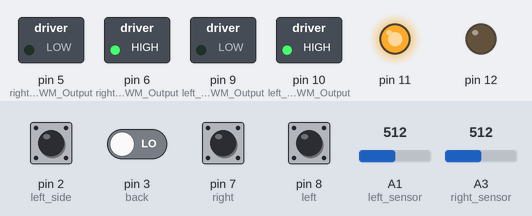
Recording of a sketch running on a simulated Arduino Uno, built with avr-gcc and run on an emulated ATmega328P. Shown: switched loads named in the sketch (green lamp = pin HIGH), output pins drawn as LEDs (lit = HIGH). The inputs (shaded band) are chosen by the test bench; at power-on: pin 7 (right), pin 8 (left) HIGH, pin 2 (left_side), pin 3 (back) LOW, A1 (left_sensor) = 512, A3 (right_sensor) = 512. What the sketch prints to the serial monitor is not drawn.

Above: at 1.2 s.
1.3 s: pin 7 (right) pulled LOW for 1 s
At 1.7 s:
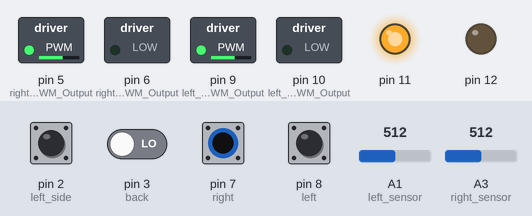
3.8 s: pin 3 (back) driven HIGH
At 5.0 s:
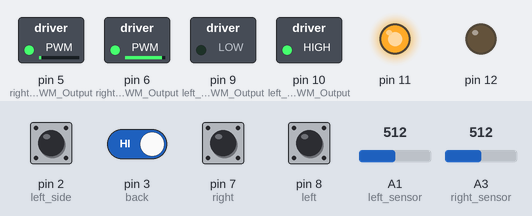
5.3 s: pin 8 (left) pulled LOW for 0.15 s
6.9 s: pin 3 (back) driven LOW
Timing chart, 0 to 9.4 s (numbered marks = the images above; inputs shaded):
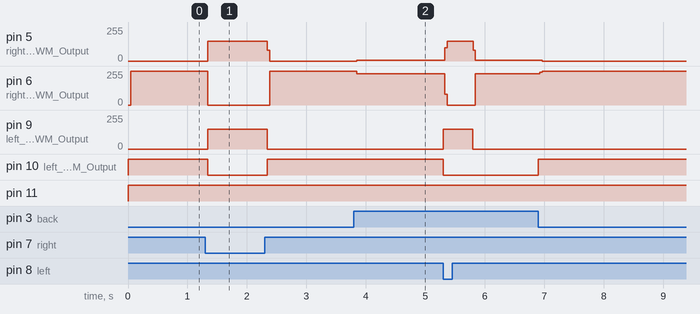

The sketch:

main.ino
```cpp
// EDGE SENSOR
#define back  3
#define right 7
#define left 8

//SIDE SENSOR
#define left_side 2

// FRONT SENSOR
#define left_sensor  A1
#define right_sensor  A3

// MOTOR
#define right_RPWM_Output  5
#define right_LPWM_Output  6
#define left_RPWM_Output  9
#define left_LPWM_Output  10


// =================================
// no obstacle
int left_detection = HIGH;
int right_detection = HIGH;
int back_detection = HIGH;

int sspeed = 50;

void setup()
{
  Serial.begin(9600);
  // side sensor
  pinMode(left_side, INPUT);

  pinMode(12, OUTPUT);
  pinMode(11, OUTPUT);

  // edge sensor
  pinMode(left, INPUT);
  pinMode(right, INPUT);
  pinMode(back, INPUT);

  //motor
  pinMode(right_RPWM_Output, OUTPUT);
  pinMode(right_LPWM_Output, OUTPUT);
  pinMode(left_RPWM_Output, OUTPUT);
  pinMode(left_LPWM_Output, OUTPUT);

  // front sensor
  pinMode(left_sensor, INPUT);
  pinMode(right_sensor, INPUT);
}

void loop()
{
  int left_detection = digitalRead(left);
  int right_detection = digitalRead(right);
  int back_detection = digitalRead(back);

  int left_side_detection = digitalRead(left_side);

  int distance_left = average(left_sensor);
  int distance_right = average(right_sensor);
  //      LOW = white        HIGH = black


//     Serial.print("  left: ");
//    Serial.print(left_detection);
//     Serial.print("  right: ");
//     Serial.print(right_detection);
//     Serial.print("  back: ");
//     Serial.println(back_detection);

//     Serial.print("  side_left: ");
//     Serial.print(left_side_detection);

//     Serial.print("  left: ");
//     Serial.print(distance_left);
//     Serial.print("  right: ");
//     Serial.println(distance_right);


      sspeed = 80;
      turn_left();

      if( (distance_left > 270 || distance_right > 270) ){
      // green
      digitalWrite(12, LOW);
      digitalWrite(11, HIGH);
      sspeed = 255;
      forward();
      }
//======================================================================================
      if(left_detection == LOW){
        Serial.print("   line detected on left");
        sspeed = 150;
        backward();
        delay(500
        );

        if(back_detection == HIGH){
             if(distance_left > 270 || distance_right > 2700){
              digitalWrite(12, LOW);
              digitalWrite(11, HIGH);
              sspeed = 255;
              forward();
              }
        }else{
              sspeed = 255;
              forward();
              if(distance_left > 270 || distance_right > 270){
              digitalWrite(12, LOW);
              digitalWrite(11, HIGH);
              sspeed = 255;
              forward();
              }
        }
        if(distance_left > 270 || distance_right > 270){
          digitalWrite(12, LOW);
          digitalWrite(11, HIGH);
          sspeed = 255;
          forward();
        }
      }

//======================================================================================
       else if(right_detection == LOW){
        Serial.print("   line detected on right");
        sspeed = 150;
        backward();
        delay(500);


         if(back_detection == HIGH){
           if(distance_left > 270 || distance_right > 270){
          digitalWrite(12, LOW);
          digitalWrite(11, HIGH);
          sspeed = 255;
          forward();
          }
        }else{
          sspeed = 255;
          forward();
          if(distance_left > 270 || distance_right > 270){
          digitalWrite(12, LOW);
          digitalWrite(11, HIGH);
          sspeed = 255;
          forward();
          }
        }

      }
//==============================================================================
       else if(back_detection == LOW){
        Serial.print("   line detected on right");
        sspeed = 255;
        forward();

        if(distance_left > 270 || distance_right > 270){
          digitalWrite(12, LOW);
          digitalWrite(11, HIGH);
          sspeed = 255;
          forward();

        }
      }

      else if(right_detection == LOW && left_detection == LOW){
        Serial.print("   line detected on right and right");
        sspeed = 255;
        backward();
        delay(500);

        if(distance_left > 270 || distance_right > 270){
          digitalWrite(12, LOW);
          digitalWrite(11, HIGH);
          sspeed = 255;
          forward();

        }
      }


}

int average(int pin){
  int total;
  for(int x=0; x < 3; x++){
    total = total + analogRead(pin);
  }

return total/3;
}
```

display_out.ino
```cpp
void display_edge_sensor(int x, int y, int z){
Serial.print("    left: ");
Serial.print(x);
Serial.print("    right: ");
Serial.print(y);
Serial.print("    back: ");
Serial.println(z);
}
```

motor.ino
```cpp
void backward(){
  right_forward ();
  left_forward ();
}

void forward(){
  left_backward ();
  right_backward ();
}

void turn_left(){
  right_forward ();
  left_backward ();

}

void turn_right(){
  right_backward ();
  left_forward ();

}


void Stop(){
    analogWrite(right_LPWM_Output, 0);
    analogWrite(right_RPWM_Output, 0);
    analogWrite(left_LPWM_Output, 0);
    analogWrite(left_RPWM_Output, 0);
}


void right_forward (){
    analogWrite(right_LPWM_Output, 0);
    analogWrite(right_RPWM_Output, sspeed );
}

void left_forward (){
    analogWrite(left_LPWM_Output, 0);
    analogWrite(left_RPWM_Output, sspeed );
}


void right_backward (){
    analogWrite(right_LPWM_Output, sspeed );
    analogWrite(right_RPWM_Output, 0);
}

void left_backward (){
    analogWrite(left_RPWM_Output, 0);
    analogWrite(left_LPWM_Output, sspeed );
}
```

movemento.ino
```cpp
/*
void leftrunaway(){

  //forward
  right_forward (50);
  left_forward (50);
  delay(1000);
  //turn left
  right_forward (50);
  left_backward (50);
  delay(500);
  //turn left
  right_forward (50);
  left_backward (50);
  delay(500);
  //forward
  right_forward (50);
  left_forward (50);
  delay(1000);
  //turn left
  right_forward (50);
  left_backward (50);
  delay(500);
  //turn left
  right_forward (50);
  left_backward (50);
  delay(500);
  //forward
  right_forward (50);
  left_forward (50);

}

 void backaway(){
  //backward
  left_backward (50);
  right_backward (50);
  delay(1000);
  //turn left
  right_forward (50);
  left_backward (50);
  delay(300);
  //forward
  right_forward (50);
  left_forward (50);
  delay(1000);
}


 void forwardleftspin(){
  //forward
  right_forward (50);
  left_forward (50);
  delay(1000);
  //leftspin
  right_forward (50);
  left_backward (50);
  delay(1000);
 }

 void leftsearch(){
  //leftspin
  right_forward (50);
  left_backward (50);


 }

 void leftloop() {
//left looping around the enemy

  //forward
  right_forward (100);
  left_forward(100);
  delay(2000);
  //big round left turn
  right_forward (70);
  left_forward (50);
  delay(3000);
  //forward
  right_forward (100);
  left_forward(100);
  delay(2000);
  //small round left turn
  right_forward (100);
  left_forward (50);
  delay(2000);
  //forward
  right_forward(100);
  left_forward(100);
 }

void angular_leftrunaway(){
  //angular spin
  right_backward(70);
  left_forward(70);
  delay(500);
  //forward
  right_forward(100);
  left_forward(100);
  delay(3000);
  //small round left turn
  right_forward (100);
  left_forward (50);
  delay(2000);
  //forward
  right_forward(100);
  left_forward(100);
  delay(3000);
  //small round left turn
  right_forward (100);
  left_forward (50);
  delay(2000);
}

void lefthitspin(){
  right_forward(200);
  left_forward(200);
  delay(2500);
  right_forward(255);
  left_forward(255);
  delay(500);
  right_forward (200);
  left_backward (200);
  delay(2000);
}

void leftroundtrack(){
   right_backward(70);
  left_forward(70);
  delay(3000);
  right_forward(100);
  left_forward(100);
  delay(4000);
  Stop();
  delay(100);
   //big round left turn
  right_forward(95);
  left_forward(85);
  delay(9000);
  Stop();
  delay(100);


}

*/
```

Measured:
- after the input at 1.3 s, pin 5 (right_RPWM_Output), pin 9 (left_RPWM_Output): 0/255 → 150/255 at once, → 0/255 1.0 s later; pin 6 (right_LPWM_Output): 255/255 → 0/255 at once, → 255/255 1.0 s later; pin 10 (left_LPWM_Output): HIGH → LOW at once, → HIGH 1.0 s later
- after the input at 3.8 s, pin 5 (right_RPWM_Output): 0/255 → 7/255 after 0.05 s; pin 6 (right_LPWM_Output): 255/255 → 234/255 after 0.05 s
